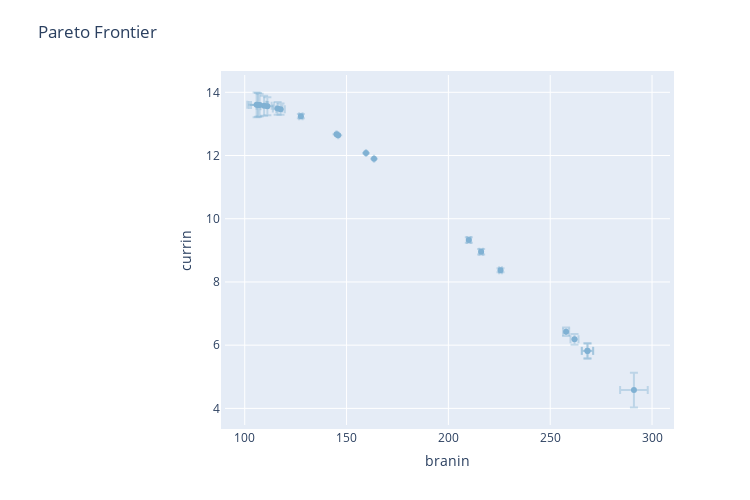

The notebook cell saved with this chart:
### Markdown cell above
Plot the Pareto frontier.

Note that we do not expect a good coverage of the Pareto frontier since our acquisition function naively optimizes the sum of the two objectives.

### Code cell
from ax.plot.pareto_frontier import plot_pareto_frontier
from ax.utils.notebook.plotting import render
from ax.plot.pareto_utils import compute_posterior_pareto_frontier
objectives = ax_client.experiment.optimization_config.objective.objectives
with fast_smoke_test():
    frontier = compute_posterior_pareto_frontier(
        experiment=ax_client.experiment,
        data=ax_client.experiment.fetch_data(),
        primary_objective=objectives[1].metric,
        secondary_objective=objectives[0].metric,
        absolute_metrics=["branin", "currin"],
        num_points=20,
    )
render(plot_pareto_frontier(frontier, CI_level=0.90))

### Figure 1 — Plotly figure (JSON) as saved in the notebook; plotly's stock layout.template omitted (floating-point values rounded to 4 significant figures)
{"data": [{"error_x": {"array": [2.104, 6.786, 1.966, 4.424, 0.05347, 2.787, 0.6898, 0.9382, 2.773, 0.8286, 0.03475, 2.348, 1.498, 0.06967, 0.8954, 4.599, 3.335, 3.693, 4.221, 0.03124], "color": "rgba(128,177,211,0.4)", "thickness": 2, "type": "data"}, "error_y": {"array": [0.1787, 0.5515, 0.1725, 0.3752, 0.002916, 0.241, 0.06444, 0.08878, 0.2399, 0.06689, 0.001488, 0.1998, 0.1326, 0.003043, 0.08444, 0.3896, 0.2842, 0.3144, 0.3584, 0.001382], "color": "rgba(128,177,211,0.4)", "thickness": 2, "type": "data"}, "hoverinfo": "text", "legendgroup": "mean", "marker": {"color": "rgba(128,177,211,1)"}, "mode": "markers", "name": "mean", "text": ["<b>Parameterization 0</b><br>currin: 13.465 [13.287, 13.644]<br>branin: 117.584 [115.480, 119.688]<br><br><em>Parameterization:</em><br>x1: 0.16767920184322185<br>x2: 0.0", "<b>Parameterization 1</b><br>currin: 4.58 [4.028, 5.131]<br>branin: 291.107 [284.321, 297.893]<br><br><em>Parameterization:</em><br>x1: 0.0<br>x2: 0.0", "<b>Parameterization 2</b><br>currin: 6.184 [6.012, 6.357]<br>branin: 261.934 [259.969, 263.900]<br><br><em>Parameterization:</em><br>x1: 0.027194891362803644<br>x2: 2.5185166380839053e-16", "<b>Parameterization 3</b><br>currin: 13.6 [13.225, 13.975]<br>branin: 106.514 [102.091, 110.938]<br><br><em>Parameterization:</em><br>x1: 0.18536860966736218<br>x2: 3.3443785963432355e-18", "<b>Parameterization 4</b><br>currin: 12.077 [12.074, 12.080]<br>branin: 159.55 [159.496, 159.603]<br><br><em>Parameterization:</em><br>x1: 0.11460868316283454<br>x2: 5.3303323434787666e-17", "<b>Parameterization 5</b><br>currin: 5.816 [5.575, 6.057]<br>branin: 268.351 [265.564, 271.138]<br><br><em>Parameterization:</em><br>x1: 0.02160336746884051<br>x2: 0.0", "<b>Parameterization 6</b><br>currin: 8.372 [8.307, 8.436]<br>branin: 225.605 [224.915, 226.295]<br><br><em>Parameterization:</em><br>x1: 0.05683632434773296<br>x2: 4.918922233951485e-16", "<b>Parameterization 7</b><br>currin: 9.325 [9.236, 9.414]<br>branin: 210.035 [209.097, 210.973]<br><br><em>Parameterization:</em><br>x1: 0.06925532709748217<br>x2: 1.5503707099545582e-16", "<b>Parameterization 8</b><br>currin: 5.821 [5.581, 6.061]<br>branin: 268.252 [265.478, 271.025]<br><br><em>Parameterization:</em><br>x1: 0.021691376056676585<br>x2: 3.2051296233652496e-17", "<b>Parameterization 9</b><br>currin: 13.243 [13.177, 13.310]<br>branin: 127.566 [126.737, 128.395]<br><br><em>Parameterization:</em><br>x1: 0.15325527390673868<br>x2: 1.773379865989145e-17", "<b>Parameterization 10</b><br>currin: 12.673 [12.671, 12.674]<br>branin: 145.076 [145.041, 145.111]<br><br><em>Parameterization:</em><br>x1: 0.13084181053123273<br>x2: 2.962376806316503e-16", "<b>Parameterization 11</b><br>currin: 13.49 [13.290, 13.690]<br>branin: 116.153 [113.805, 118.500]<br><br><em>Parameterization:</em><br>x1: 0.16985994621981024<br>x2: 2.9632435661937766e-18", "<b>Parameterization 12</b><br>currin: 6.425 [6.293, 6.558]<br>branin: 257.798 [256.300, 259.296]<br><br><em>Parameterization:</em><br>x1: 0.030717753467459964<br>x2: 0.0", "<b>Parameterization 13</b><br>currin: 11.898 [11.895, 11.901]<br>branin: 163.491 [163.421, 163.561]<br><br><em>Parameterization:</em><br>x1: 0.11051194919717217<br>x2: 1.072738325674222e-17", "<b>Parameterization 14</b><br>currin: 8.957 [8.872, 9.041]<br>branin: 216.076 [215.180, 216.971]<br><br><em>Parameterization:</em><br>x1: 0.06441505706513105<br>x2: 1.5792301613815218e-16", "<b>Parameterization 15</b><br>currin: 13.604 [13.214, 13.994]<br>branin: 105.838 [101.239, 110.437]<br><br><em>Parameterization:</em><br>x1: 0.18651341392393878<br>x2: 9.650520914440527e-19", "<b>Parameterization 16</b><br>currin: 13.559 [13.275, 13.844]<br>branin: 111.117 [107.782, 114.453]<br><br><em>Parameterization:</em><br>x1: 0.17777816466095842<br>x2: 3.439734827962657e-18", "<b>Parameterization 17</b><br>currin: 13.576 [13.262, 13.890]<br>branin: 109.518 [105.824, 113.211]<br><br><em>Parameterization:</em><br>x1: 0.18037637368600104<br>x2: 1.496325793153615e-17", "<b>Parameterization 18</b><br>currin: 13.595 [13.236, 13.953]<br>branin: 107.315 [103.093, 111.536]<br><br><em>Parameterization:</em><br>x1: 0.18402322384256978<br>x2: 4.938866169707718e-18", "<b>Parameterization 19</b><br>currin: 12.641 [12.640, 12.642]<br>branin: 145.905 [145.874, 145.936]<br><br><em>Parameterization:</em><br>x1: 0.12986019184125364<br>x2: 4.2280177997753536e-19"], "type": "scatter", "x": [117.6, 291.1, 261.9, 106.5, 159.5, 268.4, 225.6, 210.0, 268.3, 127.6, 145.1, 116.2, 257.8, 163.5, 216.1, 105.8, 111.1, 109.5, 107.3, 145.9], "y": [13.47, 4.58, 6.184, 13.6, 12.08, 5.816, 8.372, 9.325, 5.821, 13.24, 12.67, 13.49, 6.425, 11.9, 8.957, 13.6, 13.56, 13.58, 13.59, 12.64]}], "layout": {"height": 500, "hovermode": "closest", "legend": {"orientation": "h"}, "margin": {"b": 75, "l": 225, "pad": 4, "t": 75}, "title": {"text": "Pareto Frontier"}, "width": 750, "xaxis": {"ticksuffix": "", "title": {"text": "branin"}, "zeroline": true, "type": "linear", "range": [90.31, 308.8], "autorange": true}, "yaxis": {"ticksuffix": "", "title": {"text": "currin"}, "zeroline": true, "type": "linear", "range": [3.474, 14.55], "autorange": true}}}
